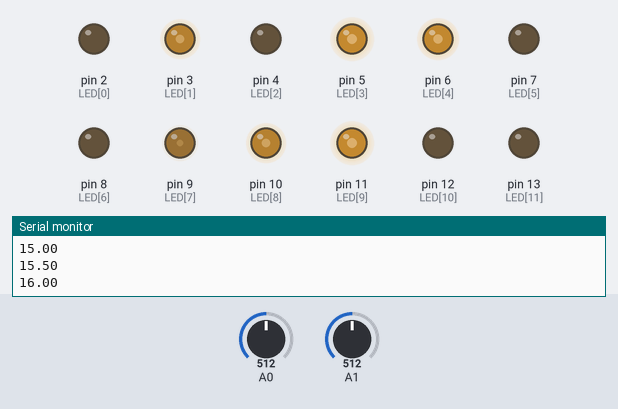
The sketch below on a simulated Arduino Uno, built with avr-gcc and run on an emulated ATmega328P. On the bench: output pins drawn as LEDs (lit = HIGH), the last lines printed to the serial monitor. Dashed ring = blinking. Inputs (shaded band) come from the test bench; at power-on: A0 = 512, A1 = 512.

Above: at 1.2 s.
1.3 s: A0 set to 716
4.3 s: A1 set to 716
At 6.19 s:
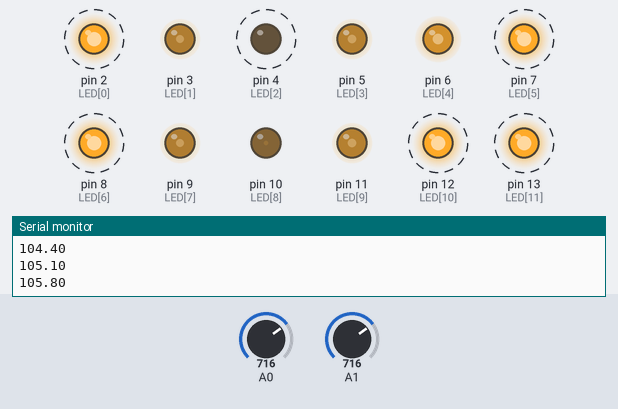
7.3 s: A0 set to 0
At 7.7 s:
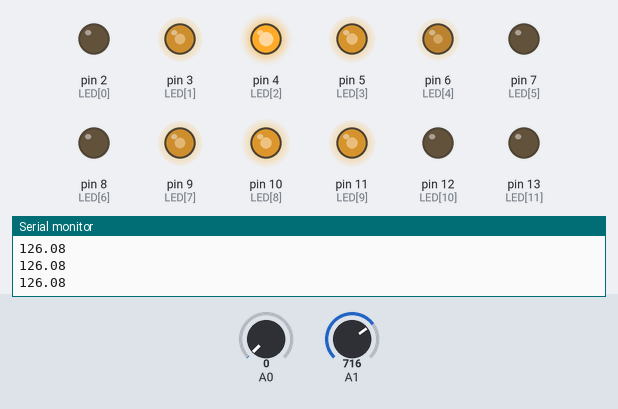
8.8 s: A1 set to 900
At 10.0 s:
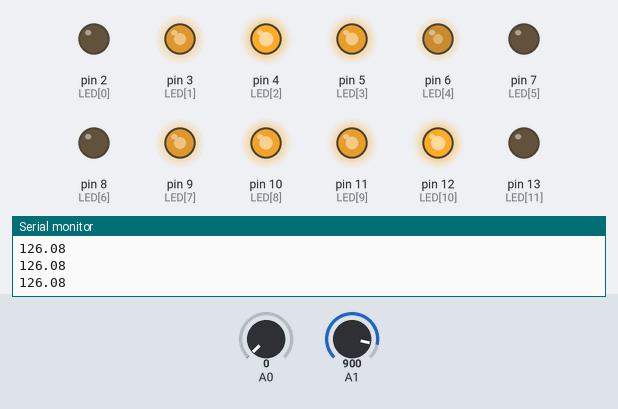
10.3 s: A0 set to 122
At 10.77 s:
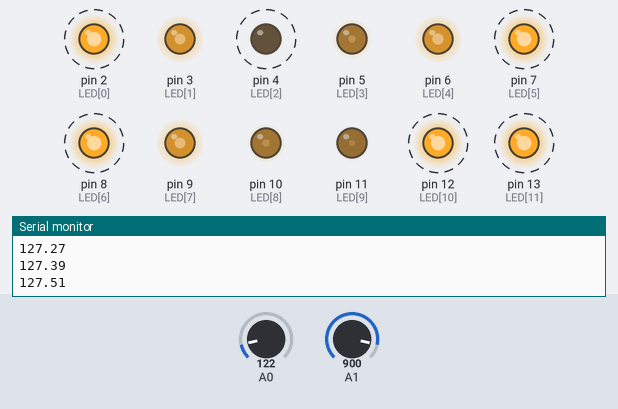
13.3 s: A1 set to 1023
Timing chart, 0 to 20.5 s (numbered marks = the images above; inputs shaded):
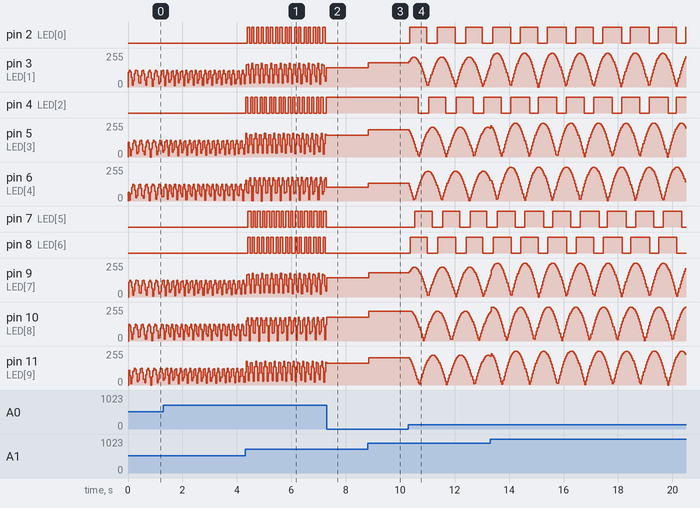

Measured:
- after the input at 4.3 s, pin 2 (LED[0]): alternates HIGH for 0.08 s and LOW for 0.10 s, starting after 0.09 s; pin 4 (LED[2]): alternates HIGH for 0.08 s and LOW for 0.12 s, starting at once
- after the input at 7.3 s, pin 2 (LED[0]), pin 7 (LED[5]), pin 8 (LED[6]): stops changing and stays LOW; pin 3 (LED[1]), pin 9 (LED[7]): stops changing and stays 144/255; pin 4 (LED[2]): stops changing and stays HIGH; pin 5 (LED[3]): stops changing and stays 163/255; pin 6 (LED[4]): stops changing and stays 105/255
- after the input at 8.8 s, pin 3 (LED[1]), pin 9 (LED[7]): 144/255 → 181/255 at once; pin 5 (LED[3]), pin 11 (LED[9]): 163/255 → 205/255 at once; pin 6 (LED[4]): 105/255 → 133/255 at once; pin 10 (LED[8]): 177/255 → 223/255 at once; pin 12 (LED[10]): LOW → HIGH after 0.05 s

The sketch:

Batna_3.ino
```cpp
float theta = 0.0;  // Start angle at 0
float amplitude = 255;//75.0;  // Height of wave
float dx;  // Value for incrementing X, a function of period and xspacing
float yvalues[12];

int  LED[12] = {
  2, 3, 4, 5, 6, 7, 8, 9, 10, 11, 12, 13 };

int numLed = 12;

void setup() {

  Serial.begin(9600);
  for (int thisPin = 0; thisPin < numLed; thisPin++)  {
    pinMode(LED[thisPin], OUTPUT);
  }

}

void loop() {
  dx = (TWO_PI / numLed);// * xspacing;

  // first analog input
  int val = analogRead(A0);

  // second analog input
  int val2 = analogRead(A1);

  calcWave(val, val2/4);
  //Serial.println(val);

  renderWave();
}

void calcWave(int val, int amplitude) {
  // Increment theta (try different values for 'angular velocity' here
   // val = map(val, 0, 1024, 0, 1);
  float data = val;
   // theta += 0.05;
  theta += data/1024;
  Serial.println(theta);

  // For every x value, calculate a y value with sine function
  float x = theta;
  for (int i = 0; i < numLed; i++) {
    yvalues[i] = abs(sin(x)*amplitude);

    x+=dx;
  }
}

void renderWave() {

  // A simple way to draw the wave with an ellipse at each location
  for (int x = 0; x < numLed; x++) {
    float h = yvalues[x];
    analogWrite(LED[x], h);


    //    Serial.print("anlogWrite(");
    //    Serial.print(LED[x]);
    //    Serial.print("),");
    //    Serial.print(h);
    //    Serial.println(");");

    delay(3);
//    delayMicroseconds(10);
  }
}
```
